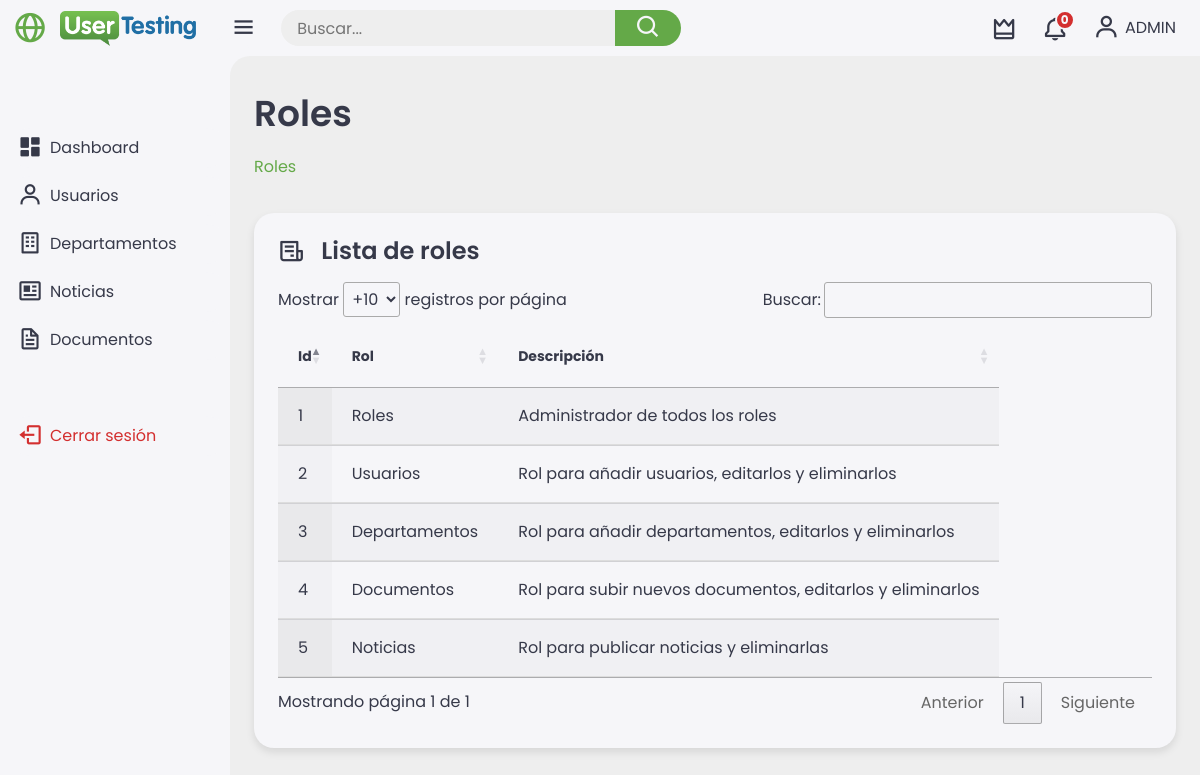
/src/roles/index.php (signed in), run on the app's committed database.
### tables this page shows
CREATE TABLE `usuarios` (
  `id` int(11) NOT NULL,
  `user` varchar(255) NOT NULL,
  `nombre` varchar(255) DEFAULT NULL,
  `apellidos` varchar(500) DEFAULT NULL,
  `email` varchar(255) NOT NULL,
  `dni` varchar(50) DEFAULT NULL,
  `password` varchar(255) NOT NULL,
  `token_recuperacion` varchar(255) DEFAULT NULL,
  `foto` varchar(255) DEFAULT NULL,
  `extension` varchar(6) DEFAULT NULL,
  `movil` varchar(14) DEFAULT NULL,
  `puesto` varchar(500) DEFAULT NULL,
  `oficina_obra` varchar(100) DEFAULT NULL,
  `ubicacion` varchar(500) DEFAULT NULL,
  `created_at` timestamp NOT NULL DEFAULT current_timestamp(),
  `updated_at` timestamp NOT NULL DEFAULT current_timestamp() ON UPDATE current_timestamp()
);

CREATE TABLE `roles` (
  `id` int(11) NOT NULL,
  `nombre` varchar(255) NOT NULL,
  `descripcion` varchar(500) NOT NULL,
  `created_at` timestamp NOT NULL DEFAULT current_timestamp(),
  `updated_at` timestamp NOT NULL DEFAULT current_timestamp() ON UPDATE current_timestamp()
);

### config/conexion.php (called while the page is built, shortened)
<?php
$base = rtrim($_ENV['BASE_URL'] ?? '/', '/');
?>

### actions/select/datos_usuario.php (called while the page is built, shortened)
<?php
$query = "SELECT * FROM usuarios WHERE id = :id_usuario";
$stmt = $conn->prepare($query);
$stmt->bindParam(':id_usuario', $_SESSION['id_usuario']);
$stmt->execute();
$usuario = $stmt->fetch(PDO::FETCH_ASSOC);
$query_roles = "SELECT r.id FROM usuarios_roles ur INNER JOIN roles r ON ur.id_rol = r.id WHERE ur.id_usuario = :id_usuario";
$stmt_roles = $conn->prepare($query_roles);
$stmt_roles->bindParam(':id_usuario', $_SESSION['id_usuario']);
$stmt_roles->execute();
$roles = $stmt_roles->fetchAll(PDO::FETCH_ASSOC);
$id_rol = array_map(function ($rol) {
    return $rol['id'];
}, $roles);
$query_notificaciones = "SELECT n.* FROM notificaciones n INNER JOIN usuarios_notificaciones un ON n.id = un.id_notificacion WHERE un.id_usuario = :id_usuario ORDER BY n.fecha, n.hora DESC";
$stmt_notificaciones = $conn->prepare($query_notificaciones);
$stmt_notificaciones->bindParam(':id_usuario', $_SESSION['id_usuario']);
$stmt_notificaciones->execute();
$notificaciones = $stmt_notificaciones->fetchAll(PDO::FETCH_ASSOC);

### src/roles/index.php (the view, shortened to what this page needs)
<?php
include 'config/conexion.php';
include 'actions/select/datos_usuario.php';
$query = "SELECT * FROM roles ORDER BY id";
$stmt = $conn->prepare($query);
$stmt->execute();
$roles = $stmt->fetchAll(PDO::FETCH_ASSOC);
$query = "SELECT * FROM usuarios ORDER BY user";
$stmt = $conn->prepare($query);
$stmt->execute();
$usuarios = $stmt->fetchAll(PDO::FETCH_ASSOC);
?>
<!DOCTYPE html>
<html lang="es">
<head>
    <?php include "layouts/head.php" ?>
</head>
<body>
    <?php include('layouts/sidebar.php'); ?>
    <div class="content">
        <?php include('layouts/navbar.php'); ?>
        <main>
            <div class="header">
                <div class="left">
                    <h1>Roles</h1>
                </div>
            </div>
            <div class="header">
                <div class="left">
                    <ul class="breadcrumb">
                        <li><a class="active" href="">Roles</a></li>
                    </ul>
                </div>
            </div>
            <div class="bottom-data pb-4">
                <div class="orders">
                    <div class="header">
                        <i class='bx bx-receipt'></i>
                        <h3>Lista de roles</h3>
                    </div>
                    <table id="tabla" class="display">
                        <thead>
                            <tr>
                                <th>Id</th>
                                <th>Rol</th>
                                <th>Descripción</th>
                            </tr>
                        </thead>
                        <tbody>
                            <?php foreach ($roles as $listado_roles) : ?>
                                <tr class="ver_tr" onclick="verRol(<?php echo $listado_roles['id']; ?>)">
                                    <td><?php echo $listado_roles['id']; ?></td>
                                    <td><?php echo $listado_roles['nombre']; ?></td>
                                    <td><?php echo $listado_roles['descripcion']; ?></td>
                                </tr>
                            <?php endforeach; ?>
                        </tbody>
                    </table>
                </div>
            </div>
        </main>
    </div>
</body>
</html>

### layouts/head.php (shortened to what this page needs)
<link href='https://unpkg.com/boxicons@2.1.4/css/boxicons.min.css' rel='stylesheet'>
<link rel="stylesheet" href="https://stackpath.bootstrapcdn.com/bootstrap/4.5.2/css/bootstrap.min.css">
<link rel="stylesheet" href="https://cdn.datatables.net/1.11.0/css/jquery.dataTables.min.css">
<link rel="stylesheet" href="<?= $base ?>/public/css/main.css">

### layouts/sidebar.php
<?php
$base = rtrim($_ENV['BASE_URL'] ?? '/', '/');
$fullUri = $_SERVER['REQUEST_URI'];
$relativeUri = preg_replace('#^' . preg_quote($base, '#') . '#', '', $fullUri);
$segmento = explode('/', trim($relativeUri, '/'))[0] ?? 'dashboard';
?>
<div class="sidebar">
    <a href="<?= $base ?>" class="logo">
        <i class='bx bx-globe'></i>
        <div class="logo-name">
            <img style="width: 80%;" src="<?= $base ?>/public/img/logo.png">
        </div>
    </a>
    <ul class="side-menu">
        <li class="<?= $segmento === 'dashboard' ? 'active' : '' ?>">
            <a href="<?= $base ?>/dashboard"><i class='bx bxs-dashboard'></i>Dashboard</a>
        </li>
         <li class="<?= $segmento === 'usuarios' ? 'active' : '' ?>">
            <a href="<?= $base ?>/usuarios"><i class='bx bx-user'></i>Usuarios</a>
        </li>
         <li class="<?= $segmento === 'departamentos' ? 'active' : '' ?>">
            <a href="<?= $base ?>/departamentos"><i class='bx bx-building'></i>Departamentos</a>
        </li>
         <li class="<?= $segmento === 'noticias' ? 'active' : '' ?>">
            <a href="<?= $base ?>/noticias"><i class='bx bx-news'></i>Noticias</a>
        </li>
        <li class="<?= $segmento === 'documentos' ? 'active' : '' ?>">
            <a href="<?= $base ?>/documentos"><i class='bx bx-file'></i>Documentos</a>
        </li>
    </ul>
    <ul class="side-menu">
        <li>
            <a href="<?= $base ?>/login/logout" class="logout">
                <i class='bx bx-log-out'></i>Cerrar sesión
            </a>
        </li>
    </ul>
</div>

### layouts/navbar.php (shortened to what this page needs)
<nav>
    <i class='bx bx-menu'></i>
    <form id="searchForm">
        <div class="form-input">
            <input type="search" id="searchInput" placeholder="Buscar...">
            <button class="search-btn" type="button" id="searchBtn"><i class='bx bx-search'></i></button>
        </div>
    </form>
    <?php if (in_array(1, $id_rol)) { ?>
        <a href="<?= $base ?>/roles" class="mt-2"><i class='bx bx-crown'></i></a>
    <?php } ?>
    <div class="notif-container">
        <a href="javascript:void(0);" class="notif" id="notifToggle">
            <i class='bx bx-bell mt-2'></i>
            <span class="count" style="margin-top:-8px;"><?php echo count($notificaciones); ?></span>
        </a>
    </div>
    <a href="<?= $base ?>/perfil" class="profile">
        <div class="profile-content">
            <?php if (!$usuario['foto']) { ?>
                <i class='bx bx-user'></i>
            <?php } else { ?>
                <img class="mr-2" src="<?= $base ?>/public/img/usuarios/<?php echo $usuario['foto'] ?>">
            <?php } ?>
            <?php echo $usuario['user']; ?>
        </div>
    </a>
</nav>

### data on the page
usuarios: user "ADMIN"
roles: id "1", nombre "Roles", descripcion "Administrador de todos los roles"
roles: id "2", nombre "Usuarios", descripcion "Rol para añadir usuarios, editarlos y eliminarlos"
roles: id "3", nombre "Departamentos", descripcion "Rol para añadir departamentos, editarlos y eliminarlos"
roles: id "4", nombre "Documentos", descripcion "Rol para subir nuevos documentos, editarlos y eliminarlos"
roles: id "5", nombre "Noticias", descripcion "Rol para publicar noticias y eliminarlas"

### other printed values
count($notificaciones) "0"
